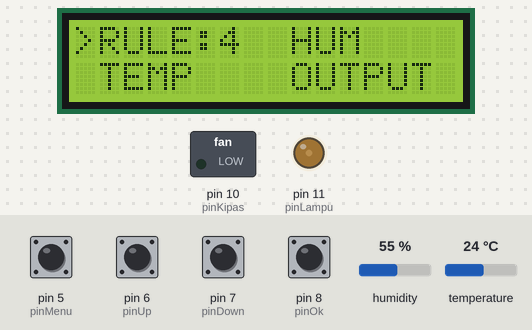
Bench run of a sketch on a simulated Arduino Uno, built with avr-gcc and run on an emulated ATmega328P. On the bench: 16×2 character LCD, switched loads named in the sketch (green lamp = pin HIGH), output pins drawn as LEDs (lit = HIGH). The inputs (shaded band) are chosen by the test bench; at power-on: pin 5 (pinMenu), pin 6 (pinUp), pin 7 (pinDown), pin 8 (pinOk) LOW, humidity 55 %, temperature 24 °C. What the sketch prints to the serial monitor is not drawn.

Above: at 5.3 s.
5.4 s: pin 6 (pinUp) pulled HIGH for 0.15 s
At 6.8 s:
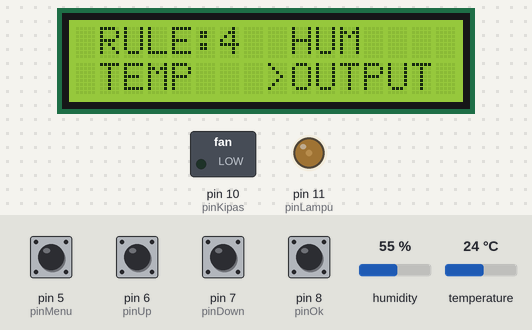
7.1 s: pin 8 (pinOk) pulled HIGH for 0.15 s
8.7 s: pin 6 (pinUp) pulled HIGH for 1 s
At 9.8 s:
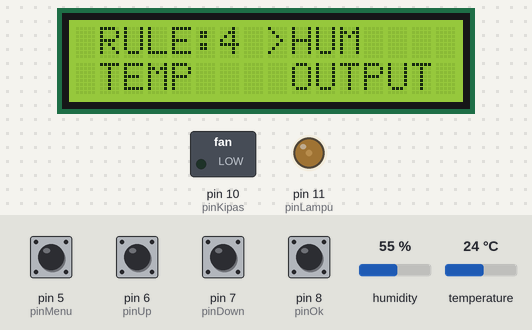
11.2 s: pin 6 (pinUp) pulled HIGH for 0.15 s
At 12.1 s:
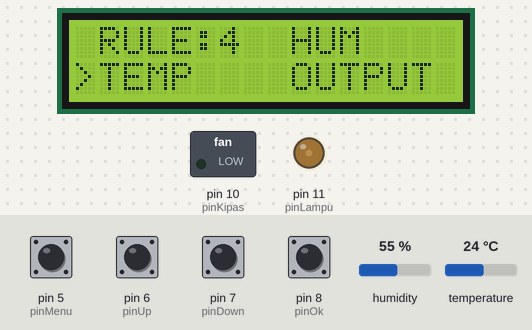
12.8 s: humidity set to 76 %
At 15.6 s:
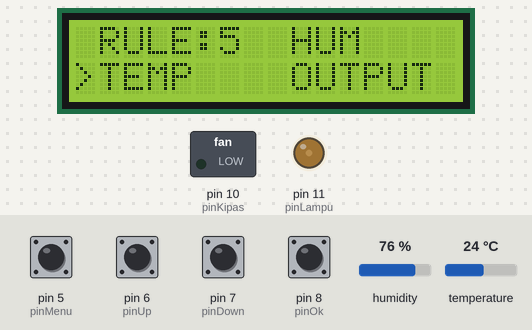
16.3 s: humidity set to 79 %
At 18.3 s:
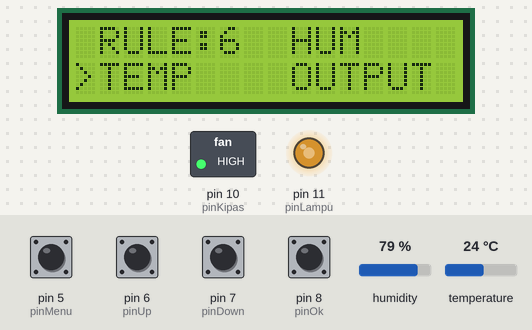
Timing chart, 0 to 19.4 s (numbered marks = the images above; inputs shaded):
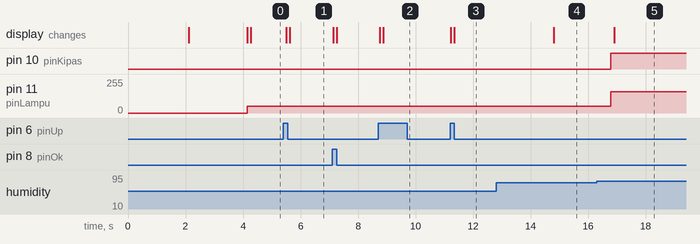

The sketch:

Ant_Sugar_Control_System.ino
```cpp
/*--------------------------Library----------------------------------------------------------------------*/
#include<Wire.h>
#include<LiquidCrystal_I2C.h>
#include "DHT.h"
#include <dimmable_light.h>
/*--------------------------Deklarasi Pin DHT11----------------------------------------------------------*/
#define pinDHT 4 //deklarasi pin DHT
#define tipeDHT DHT22 //definisi tipe DHT
/*--------------------------Deklarasi Pin Aktuator-------------------------------------------------------*/
#define pinKipas 10
#define pinLampu 11
/*--------------------------Deklarasi Pin Tombol---------------------------------------------------------*/
#define pinMenu 5
#define pinUp 6
#define pinDown 7
#define pinOk 8
/*--------------------------Deklarasi Pembacaan Button---------------------------------------------------*/
#define Menu digitalRead(pinMenu)
#define Up digitalRead(pinUp)
#define Down digitalRead(pinDown)
#define Ok digitalRead(pinOk)

#define syncPin 2
/*--------------------------Deklarasi Objek--------------------------------------------------------------*/
LiquidCrystal_I2C lcd(0x3F, 16, 2); //objek lcd
DHT dht(pinDHT, tipeDHT); //objek dht

int lockMenu = 0;
int lockUp = 0;
int lockDown = 0;
int lockOk = 0;
int dis;
int dis1;
int mode = 0;
/*--------------------------Variabel DHT-----------------------------------------------------------------*/
float temp = 0.00;
float hum = 0.00;
String kondisiSuhu;
String kondisiKelembapan;

/*--------------------------Variabel Status Aktuator-----------------------------------------------------*/
String sKipas;
String sLampu;

int pwmLampu;
int tanda = 0;

unsigned long sekarang = 0;
unsigned long sebelum = 0;

int rule;

DimmableLight lampu(pinLampu);

int period = 100;

void setup() {
  Serial.begin(9600);
  lcd.init();
  lcd.backlight();
  dht.begin();
  /*--------------------------Konfidurasi Pin IO--------------------------------------------------------------*/
  pinMode(pinMenu,  INPUT);
  pinMode(pinUp,    INPUT);
  pinMode(pinDown,  INPUT);
  pinMode(pinOk,    INPUT);
  pinMode(pinKipas, OUTPUT);

  Serial.print("Initializing the dimmable light class... ");
  DimmableLight::setSyncPin(syncPin);
  DimmableLight::begin();
  Serial.println("Done!");

  lcd.setCursor(2, 0);// kolom, baris
  lcd.print("Fuzzy System");
  lcd.setCursor(2, 1);
  lcd.print("Intan  Putri");
  delay(2000);//jeda
  lcd.clear();//hapus
  lcd.setCursor(1, 0);
  lcd.print("Teknik Elektro");
  lcd.setCursor(2, 1);
  lcd.print("Untidar 2022");
  delay(2000);
  lcd.clear();
}

void loop() {
  if ((sekarang - sebelum > 10000) && dis == 1) {
    lcd.clear();
    tanda = 0;
    dis = 0;
    sebelum = millis();
  }

  bacaSetup();
  tampil();
  bacaDHT();
  logicFuzzy();
  logicKipas();
  logicLampu();
}
void tampil() {
  /*--------------------------Fungsi Tampil Awal--------------------------------------------------------------*/
  if (tanda == 0) {
    dis = 0;
    lcd.setCursor(0,0);
    lcd.print("T:"+String(temp,2));
    lcd.setCursor(0,1);
    lcd.print("H:"+String(hum,2));
    lcd.setCursor(8,0);
    lcd.print("F:"+String(sKipas));
    lcd.setCursor(8,1);
    lcd.print("L:"+String(sLampu));
  }
}
/*--------------------------Fungsi Pembacaan Suhu--------------------------------------------------------------*/
void bacaDHT() {
  temp = dht.readTemperature();
  hum = dht.readHumidity();

  if(temp<=21.0){
    kondisiSuhu="DINGIN";
  }else if(temp>=21.0&&temp<=28.0){
    kondisiSuhu="NORMAL";
  }else if(temp>=28.0){
    kondisiSuhu="PANAS";
  }

  if(hum<=64.0){
    kondisiKelembapan="KERING";
  }else if(hum>=64.0&&hum<=77.0){
    kondisiKelembapan="LEMBAP";
  }else if(hum>=77&hum<=100){
    kondisiKelembapan="BASAH";
  }

}

void logicFuzzy(){
  if(kondisiSuhu=="DINGIN"&&kondisiKelembapan=="KERING"){
    rule=1;
  }else if(kondisiSuhu=="DINGIN"&&kondisiKelembapan=="LEMBAP"){
    rule=2;
  }else if(kondisiSuhu=="DINGIN"&&kondisiKelembapan=="BASAH"){
    rule=3;
  }else if(kondisiSuhu=="NORMAL"&&kondisiKelembapan=="KERING"){
    rule=4;
  }else if(kondisiSuhu=="NORMAL"&&kondisiKelembapan=="LEMBAP"){
    rule=5;
  }else if(kondisiSuhu=="NORMAL"&&kondisiKelembapan=="BASAH"){
    rule=6;
  }else if(kondisiSuhu=="PANAS"&&kondisiKelembapan=="KERING"){
    rule=7;
  }else if(kondisiSuhu=="PANAS"&&kondisiKelembapan=="LEMBAP"){
    rule=8;
  }else if(kondisiSuhu=="PANAS"&&kondisiKelembapan=="BASAH"){
    rule=9;
  }

  logicRule();
}

void logicRule(){
  if(rule==1){
    sLampu="HANGAT";
    sKipas="NYALA";
  }else if(rule==2){
    sLampu="HANGAT";
    sKipas="NYALA";
  }else if(rule==3){
    sLampu="PANAS";
    sKipas="NYALA";
  }else if(rule==4){
    sLampu="DINGIN";
    sKipas="MATI";
  }else if(rule==5){
    sLampu="DINGIN";
    sKipas="MATI";
  }else if(rule==6){
    sLampu="HANGAT";
    sKipas="NYALA";
  }else if(rule==7){
    sLampu="DINGIN";
    sKipas="MATI";
  }else if(rule==8){
    sLampu="DINGIN";
    sKipas="MATI";
  }else if(rule==9){
    sLampu="HANGAT";
    sKipas="NYALA";
  }
}

void logicKipas(){
  if(sKipas=="NYALA"){
    digitalWrite(pinKipas,HIGH);
  }else if(sKipas=="MATI"){
    digitalWrite(pinKipas,LOW);
  }
}

void logicLampu(){
  if(sLampu=="DINGIN"){
    pwmLampu=50;
  }else if(sLampu=="HANGAT"){
    pwmLampu=160;
  }else if(sLampu=="PANAS"){
    pwmLampu=255;
  }
  lampu.setBrightness(pwmLampu);
  delay(period);
}

void bacaSetup() {
  if (Menu == 0 && lockMenu == 0) {
    lockMenu = 1;
  }
  if (Menu == 0 && dis == 0) {
    lcd.clear();
    lockMenu = 0;
    dis = 1;
    tanda = 1;
  }
  /*--------------------------Tampilan Awal Menu-------------------------------------------------------------*/
  if (dis == 1) {
    sekarang=millis();
    lcd.setCursor(1, 0);
    lcd.print("RULE:"+String(rule));
    lcd.setCursor(1, 1);
    lcd.print("TEMP");
    lcd.setCursor(9, 0);
    lcd.print("HUM");
    lcd.setCursor(9, 1);
    lcd.print("OUTPUT");

    if (Down == 0 && lockDown == 0) {
      lockDown = 1;
    }
    if (Down != 0 && lockDown == 1) {
      lcd.clear();
      lockDown = 0;
      mode++;
      if (mode > 3) {
        mode = 0;
      }
    }

    if (Up == 0 && lockUp == 0) {
      lockUp = 1;
    }
    if (Up != 0 && lockUp == 1) {
      lcd.clear();
      lockUp = 0;
      mode--;
      if (mode < 0) {
        mode = 3;
      }
    }

    switch (mode) {
      case 0 : lcd.setCursor(0, 0); lcd.print(">"); break;
      case 1 : lcd.setCursor(0, 1); lcd.print(">"); break;
      case 2 : lcd.setCursor(8, 0); lcd.print(">"); break;
      case 3 : lcd.setCursor(8, 1); lcd.print(">"); break;
    }

    if (Ok == 0 && lockOk == 0) {
      lockOk = 1;
    }
    if (Ok != 0 && lockOk == 1 && mode == 0) {
      lockOk = 0;
      dis = 2;
      lcd.clear();
    }
    if (Ok != 0 && lockOk == 1 && mode == 1) {
      lockOk = 0;
      dis = 3;
      lcd.clear();
    }
    if (Ok != 0 && lockOk == 1 && mode == 2) {
      lockOk = 0;
      dis = 4;
      lcd.clear();
    }
    if (Ok != 0 && lockOk == 1 && mode == 3) {
      lockOk = 0;
      dis = 5;
      lcd.clear();
    }
  }
  /*--------------------------Menu DHT-------------------------------------------------------------*/
 if (dis == 2) {
    lcd.setCursor(2, 0);
    lcd.print("INPUT SISTEM");
    lcd.setCursor(0, 1);
    lcd.print(kondisiSuhu);
    lcd.setCursor(10, 1);
    lcd.print(kondisiKelembapan);

    if (Ok == 0 && lockOk == 0) {
      lockOk = 1;
    }
    if (Ok != 0 && lockOk == 1) {
      lockOk = 0;
      dis = 1;
      lcd.clear();
    }
    if (Menu == 0 && lockMenu == 0) {
      lockMenu = 1;
    }
    if (Menu == 0 && dis == 2) {
      lcd.clear();
      lockMenu = 0;
      dis = 1;
    }
  }

  /*--------------------------Menu LDR-------------------------------------------------------------*/
  if (dis == 3) {
    lcd.setCursor(0, 0);
    lcd.print("TEMPERATURE");
    lcd.setCursor(0,1);
    lcd.print("Suhu:"+String(temp,2)+" C");

    if (Ok == 0 && lockOk == 0) {
      lockOk = 1;
    }
    if (Ok != 0 && lockOk == 1) {
      lockOk = 0;
      dis = 1;
      lcd.clear();
    }
    if (Menu == 0 && lockMenu == 0) {
      lockMenu = 1;
    }
    if (Menu == 0 && dis == 3) {
      lcd.clear();
      lockMenu = 0;
      dis = 1;
    }
  }
  /*--------------------------Menu TDS-------------------------------------------------------------*/
 if (dis == 4) {
    lcd.setCursor(0, 0);
    lcd.print("HUMIDITY");
    lcd.setCursor(0,1);
    lcd.print("Humidity:"+String(hum,2)+" %");

    if (Ok == 0 && lockOk == 0) {
      lockOk = 1;
    }
    if (Ok != 0 && lockOk == 1) {
      lockOk = 0;
      dis = 1;
      lcd.clear();
    }
    if (Menu == 0 && lockMenu == 0) {
      lockMenu = 1;
    }
    if (Menu == 0 && dis == 4) {
      lcd.clear();
      lockMenu = 0;
      dis = 1;
    }
  }
  /*--------------------------Menu HCSR-04-------------------------------------------------------------*/
  if (dis == 5) {
    lcd.setCursor(0, 0);
    lcd.print("Rule:"+String(rule));
    lcd.setCursor(0, 1);
    lcd.print("F:" + String(sKipas));
    lcd.setCursor(8, 1);
    lcd.print("L:" + String(sLampu));

    if (Ok == 0 && lockOk == 0) {
      lockOk = 1;
    }
    if (Ok != 0 && lockOk == 1) {
      lockOk = 0;
      dis = 1;
      lcd.clear();
    }
    if (Menu == 0 && lockMenu == 0) {
      lockMenu = 1;
    }
    if (Menu == 0 && dis == 5) {
      lcd.clear();
      lockMenu = 0;
      dis = 1;
    }
  }
}
```

Measured:
- the behaviour switches between 77 and 78 % on humidity (found by bisection; images 4 and 5)
- after the input at 5.4 s, the display: first changes after 0.11 s (image 1 shows a later state)
- after the input at 8.7 s, the display: first changes after 0.05 s (image 2 shows a later state)
- after the input at 11.2 s, the display: first changes at once (image 3 shows a later state)
- after the input at 12.8 s, the display: changes after 2.0 s (image 4)
- after the input at 16.3 s, pin 10 (pinKipas): LOW → HIGH after 0.48 s; pin 11 (pinLampu): 50/255 → 160/255 after 0.48 s; the display: changes after 0.61 s (image 5)
